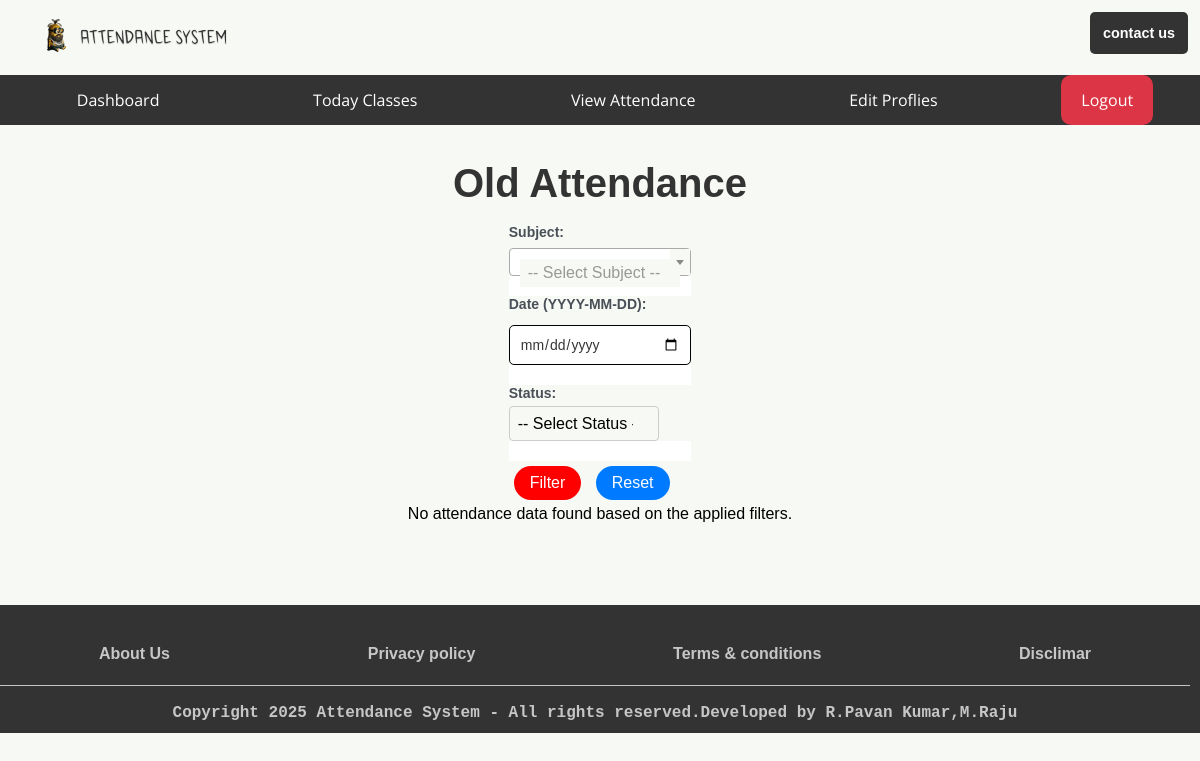
Page /student/attendance/old_attendance (signed in) on the earlier database version.
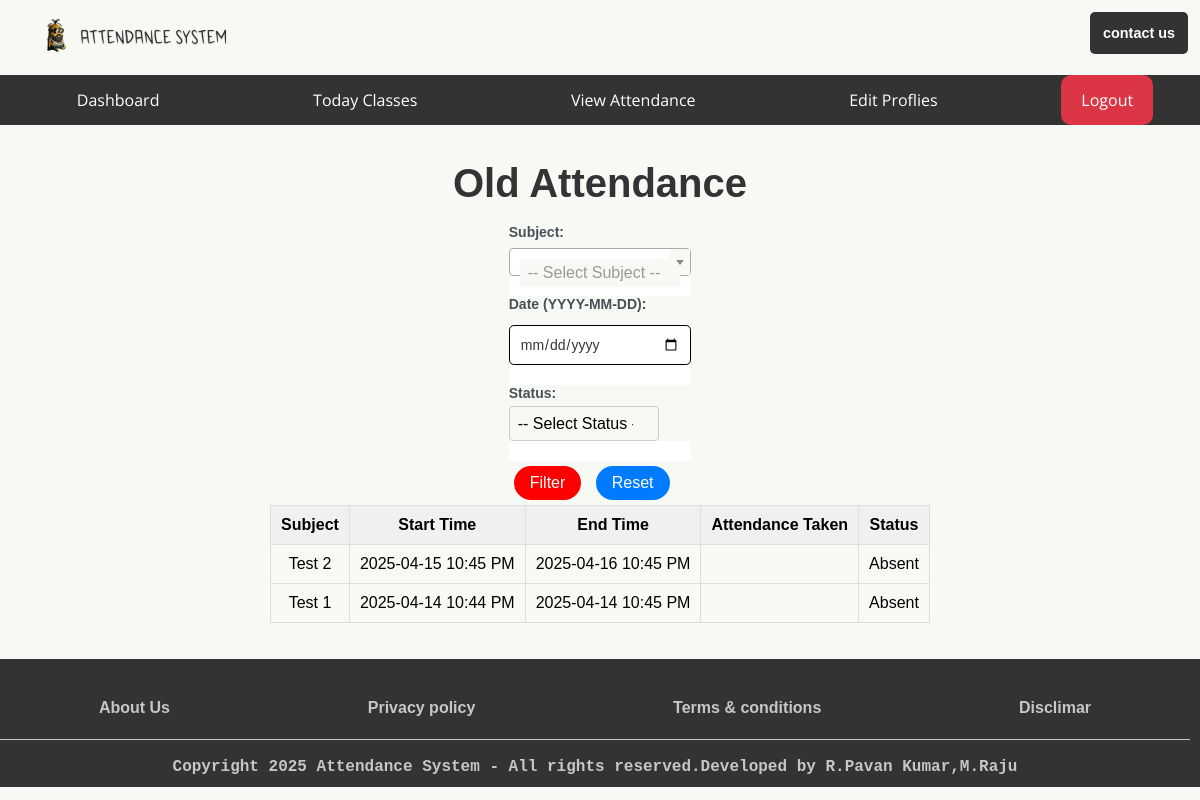
Same page on the later database version.
### app.py (models this page shows, shortened)
class SubjectsClasses(db.Model):  # Renamed to SubjectsClasses
    id = db.Column(db.Integer, primary_key=True)
    Branch = db.Column(db.String(200), nullable=False)
    Subject = db.Column(db.String(200), nullable=False)
    Start_Time = db.Column(db.DateTime, nullable=False)
    End_Time = db.Column(db.DateTime, nullable=False)
    date_created = db.Column(db.DateTime, default=datetime.utcnow)
    completed = db.Column(db.Integer, default=0)

### app.py (the view, shortened to what this page needs)
@app.route('/student/attendance/old_attendance', methods=['GET', 'POST'])
@role_required('student')
def old_attendance():
    student = User.query.filter_by(username=session['username'], role='student').first()
    if not student:
        flash("Error: Student user not found.", "danger")
        return redirect(url_for('student_dashboard'))
    filter_subject = request.form.get('subject')
    filter_date_str = request.form.get('attendance_date')
    filter_status = request.form.get('status')
    attendance_data = []
    all_student_classes = SubjectsClasses.query.order_by(SubjectsClasses.Start_Time).all()
    for sc in all_student_classes:
        if filter_subject and sc.Subject != filter_subject:
            continue
        attendance_record = Attendance.query.filter_by(user_id=student.userid, subject_id=sc.id).first()
        status = 'Present' if attendance_record else 'Absent'
        attendance_taken = attendance_record.date_time if attendance_record else None
        if filter_status and status != filter_status:
            continue
        attendance_data.append({
            'subject': sc.Subject,
            'start_time': sc.Start_Time,
            'end_time': sc.End_Time,
            'attendance_taken': attendance_taken,
            'attendance_status': status
        })
    attendance_data.sort(key=lambda x: x['start_time'], reverse=True)
    return render_template('auth/dashboards/student/attendance/old_attendance.html',
                           attendance_data=attendance_data,
                           subjects=get_unique_subjects(),
                           filter_subject=filter_subject,
                           filter_date=filter_date_str,
                           filter_status=filter_status)

### app.py (called while the page is built)
def role_required(roles):
    if not isinstance(roles, list):
        roles = [roles]  # Ensure roles is a list
    def decorator(func):
        @wraps(func)
        def wrapper(*args, **kwargs):
            if 'username' not in session:
                return redirect(url_for('login'))
            user = User.query.filter_by(username=session['username']).first()
            if user.role not in roles:  # Check if the user's role is in the allowed roles list
                return redirect(url_for('index'))  # Redirect to the home page if unauthorized
            return func(*args, **kwargs)
        return wrapper
    return decorator

def get_unique_subjects():
    return sorted(list(set([sc.Subject for sc in SubjectsClasses.query.all()])))

### templates/auth/dashboards/student/attendance/old_attendance.html (shortened to what this page needs)
{% extends 'base/base_student.html' %}
{% block body %}
<main class="student-attendance-main">
    <h1>Old Attendance</h1><br/>
    <section class="filter-section">
        <form method="POST" id="form-sec" class="attendance-form">
            <div class="form-group">
                <label for="subject-search">Subject:</label>
            </div>
            <div class="form-group">
                <label for="attendance_date">Date (YYYY-MM-DD):</label>
                <input type="date" name="attendance_date" id="attendance_date" value="{{ filter_date }}">
            </div>
            <div class="form-group">
                <label for="status">Status:</label>
                <select name="status" id="status">
                    <option value="">-- Select Status --</option>
                </select>
            </div>
            <div class="form-actions">
                <button type="submit" class="delete">Filter</button>
                <a href="{{ url_for('old_attendance') }}" id="update" class="reset">Reset</a>
            </div>
        </form>
    </section>
    {% if attendance_data %}
    <div style="overflow-x: auto; max-width: 100%;">
        <table class="attendance-table">
            <thead>
                <tr>
                    <th>Subject</th>
                    <th>Start Time</th>
                    <th>End Time</th>
                    <th>Attendance Taken</th>
                    <th>Status</th>
                </tr>
            </thead>
            <tbody>
                {% for data in attendance_data %}
                <tr>
                    <td>{{ data.subject }}</td>
                    <td>{{ data.start_time.strftime('%Y-%m-%d %I:%M %p') if data.start_time }}</td>
                    <td>{{ data.end_time.strftime('%Y-%m-%d %I:%M %p') if data.end_time }}</td>
                    <td>{{ data.attendance_taken.strftime('%Y-%m-%d %I:%M %p') if data.attendance_taken }}</td>
                    <td class="{{ 'present' if data.attendance_status == 'Present' else 'absent' }}">{{ data.attendance_status }}</td>
                </tr>
                {% endfor %}
            </tbody>
        </table>
    </div>
    {% else %}
    <p>No attendance data found based on the applied filters.</p>
    {% endif %}
</main>
<link href="https://cdnjs.cloudflare.com/ajax/libs/select2/4.0.13/css/select2.min.css" rel="stylesheet" />
{% endblock body %}

Differences in the rows shown:
added SubjectsClasses: subject "Test 2", start_time "2025-04-15 10:45 PM", end_time "2025-04-16 10:45 PM", attendance_status "Absent"
added SubjectsClasses: subject "Test 1", start_time "2025-04-14 10:44 PM", end_time "2025-04-14 10:45 PM", attendance_status "Absent"
Other differences:
text no longer shown: "No attendance data found based on the applied filters."
text now shown: "Subject Start Time End Time Attendance Taken Status"
